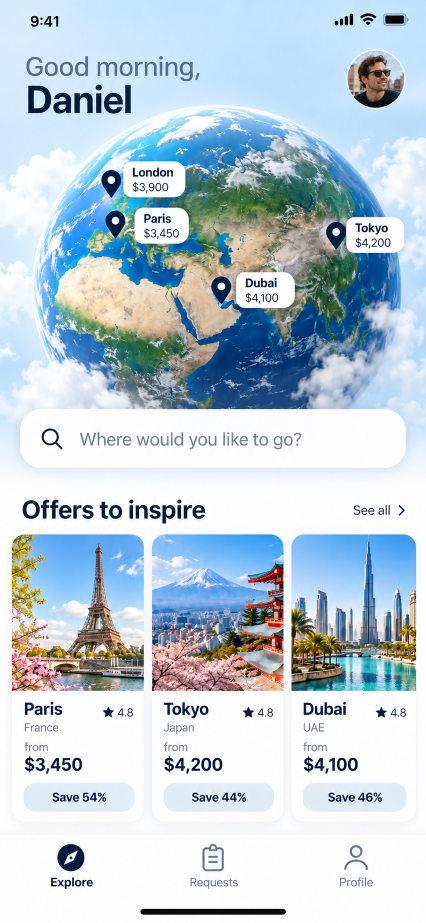
#> input picture isolated/bbc-club-3.0-design/final/screens/02-explore.png, 852 x 1846 px (shown at 1/2 size)
$ python sky-clouds-from-design.py
#> lines starting #> are read from the running program, lines starting #| are printed output that depends on the picture; after the words box and inside, x2 and y2 are one past the last pixel; in counts of white or black regions, pixels touching at a corner belong together
"""Explore's sky clouds (ADR-IMPL-085), taken from the design itself: the cumulus around the globe and in front of its
foot in 02 (`isolated/bbc-club-3.0-design/final/screens/02-explore.png`), lifted off the sky into white-and-shade with
an alpha, so the app lays exactly 02's clouds over its own globe and sky.

    python3 scripts/sky-clouds-from-design.py   # writes apps/mobile/assets/images/club/globe/sky-clouds.webp

How: 02's globe is fitted as a circle (centre 438, 572.3; radius 357.1 px). Outside it the sky's own colour is estimated
around each point (its least red, smoothed) and a cloud is taken as near-grey with a little blue in its shade: where a
pixel's blue-minus-red falls short of the sky's, that is cloud, and its colour is unmixed from the sky behind. Over the
globe's lower rim, where 02 sets cumulus in front of the Earth, the white of the clouds is keyed against the globe's
blues. The globe's own rim glow, the greeting, the avatar, the labels and the search bar are left out. Cut to the rows
the sky runs (200–819 in 02); the app places it by the globe (SkyBackdrop.tsx). Needs numpy, scipy and Pillow.
"""
from pathlib import Path

from PIL import Image
import numpy as np
from scipy import ndimage

ROOT = Path(__file__).resolve().parent.parent
SRC = ROOT / "isolated/bbc-club-3.0-design/final/screens/02-explore.png"
OUT = ROOT / "apps/mobile/assets/images/club/globe/sky-clouds.webp"
im = np.array(Image.open(SRC).convert('RGB')).astype(float)
H, W, _ = im.shape
CX, CY, R = 438.0, 572.3, 357.1
yy, xx = np.mgrid[0:H, 0:W]
d = np.hypot(xx - CX, yy - CY)
ang = np.degrees(np.arctan2(yy - CY, xx - CX))  # 0 right, 90 down, -90 up
mx, mn = im.max(axis=2), im.min(axis=2)
sat = (mx - mn) / np.maximum(mx, 1)

TOP, BAR = 200, 819
region = (yy >= TOP) & (yy < BAR)
region &= ~((xx > 670) & (yy < 330))                 # the avatar
region &= ~((xx < 420) & (yy < 252))                 # the greeting
for x0, y0, x1, y1 in [(247, 324, 369, 394), (270, 416, 377, 487), (706, 435, 808, 505), (473, 545, 589, 613)]:
    region &= ~((xx > x0 - 12) & (xx < x1 + 12) & (yy > y0 - 12) & (yy < y1 + 12))  # the labels
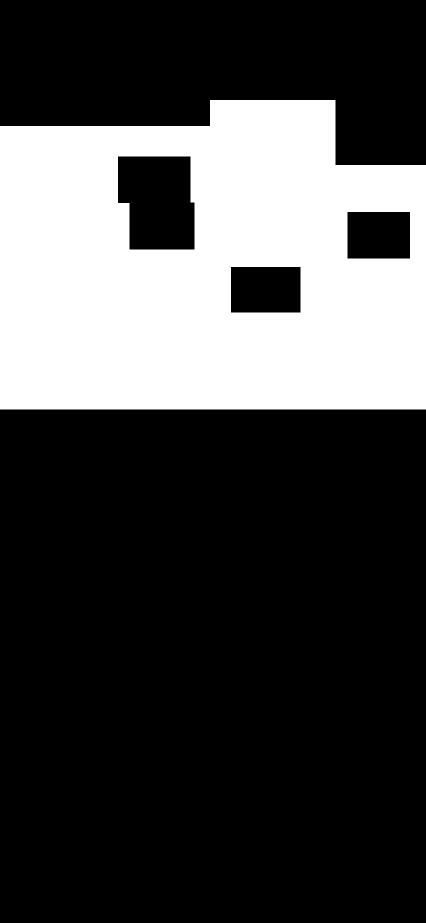
#> region: shape (1846, 852) bool (shown at 1/2 size); 27.5% white; 1 white region, box (x1, y1, x2, y2) and area: (0, 200, 852, 819) 432161

# the sky behind: the bluest the sky gets around each point (its red lowest), smoothed; its colour from that red
outside = (d > R * 1.08) & region
red = np.where(outside, im[..., 0], 255.0)
#> outside: shape (1846, 852) bool; 5.3% white; 3 white regions, box (x1, y1, x2, y2) and area: (0, 252, 224, 819) 53194, (736, 330, 852, 819) 26148, (539, 200, 671, 265) 3634
bgR = ndimage.minimum_filter(red, size=141)
bgR = np.where(bgR >= 255, np.nan, bgR)
rowmed = np.nanmedian(bgR, axis=1)
rowmed = np.where(np.isnan(rowmed), np.nanmedian(rowmed), rowmed)
#> rowmed = 1846 values, max 218 at index 887, min 189 at index 657, mean 198.1
bgR = np.where(np.isnan(bgR), rowmed[:, None], bgR)
bgR = np.clip(ndimage.gaussian_filter(bgR, 45), 150, 240)
# the sky's blue minus red, from the sky's own pixels (a near-constant spread)
skypx = outside & (im[..., 0] < bgR + 6)
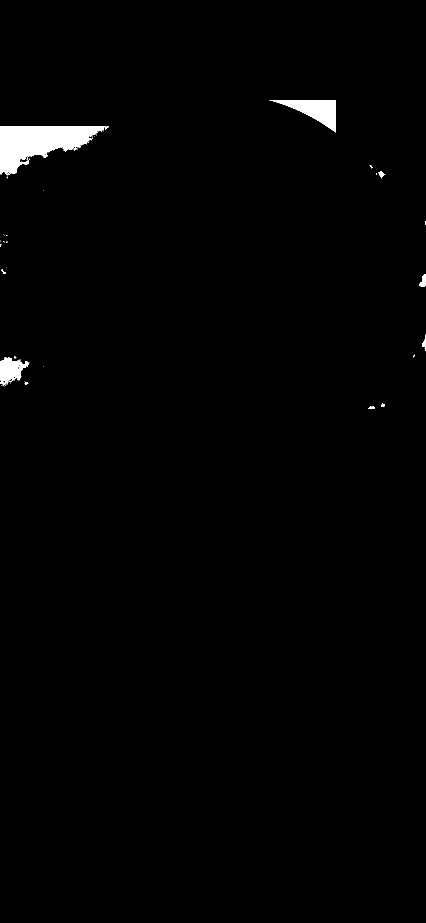
#> skypx: shape (1846, 852) bool (shown at 1/2 size); 1.1% white; 43 white regions (32 under 20 px), largest, box (x1, y1, x2, y2) and area: (0, 252, 217, 349) 11190, (539, 200, 671, 265) 3632, (0, 715, 57, 772) 1875
spread = float(np.median(im[..., 2][skypx] - im[..., 0][skypx]))
#> spread = 45
# a cloud is near-grey with a little blue in its shade: its blue-minus-red is small; the sky's is `spread`
TINT = 0.08
Pr, Pb = im[..., 0], im[..., 2]
c_guess = np.clip(Pr, 120, 255)
alpha_out = np.clip((spread - (Pb - Pr)) / np.maximum(spread - TINT * c_guess, 1), 0, 1)
# the globe's own glow at its rim, where no cloud is (the upper rim), taken off everywhere
ring = (d > R) & (d < R * 1.14)
top_rim = ring & (ang > -150) & (ang < -30)
bins = np.linspace(R, R * 1.14, 30)
idx = np.digitize(d, bins)
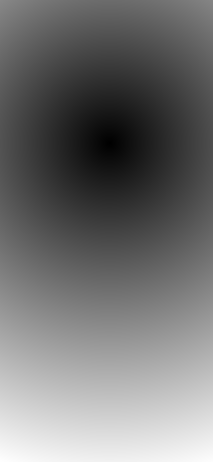
#> d: shape (1846, 852) float64 (shown at 1/4 size); min 0.3, max 1346, mean 601.6; drawn with min black and max white
halo = np.zeros_like(d)
for i in range(1, len(bins)):
    sel = top_rim & (idx == i)
    if sel.any():
        halo[ring & (idx == i)] = np.median(alpha_out[sel])
alpha_out = np.clip((alpha_out - halo) / np.maximum(1 - halo, 1e-3), 0, 1)

# over the globe's lower rim: the white clouds in front of the blue, by their whiteness
white = np.clip((mn - 95) / (200 - 95), 0, 1) ** 0.8 * np.clip(1 - sat / 0.45, 0, 1)
rim = np.clip((d / R - 0.62) / 0.2, 0, 1)
lower = np.clip((yy - (CY + 0.05 * R)) / (0.25 * R), 0, 1)
alpha_in = white * rim * lower

inside = d <= R * 1.0
alpha = np.where(inside, alpha_in, alpha_out)
#> inside: shape (1846, 852) bool; 25.5% white; 1 white region, box (x1, y1, x2, y2) and area: (81, 216, 796, 930) 400630
# the rim itself (the globe's edge and its glow): only what is cloud, not a thin bright line
rimzone = (d > R * 0.96) & (d < R * 1.07)
opened = ndimage.grey_opening(alpha, size=(9, 9))
alpha = np.where(rimzone, np.minimum(alpha, opened) * np.clip((ang - 5) / 20, 0, 1) * np.clip((175 - ang) / 20, 0, 1), alpha)
#> rimzone: shape (1846, 852) bool; 5.7% white; 1 white region, box (x1, y1, x2, y2) and area: (56, 191, 821, 955) 89468
alpha *= ndimage.gaussian_filter(region.astype(float), 6)
alpha *= np.clip((BAR - 4 - yy) / 30, 0, 1)  # the bank meets the bar
alpha = ndimage.gaussian_filter(alpha, 0.7)
alpha = np.clip((alpha - 0.07) / 0.93, 0, 1)  # no haze where the sky is only a shade lighter

# the cloud's own colour: unmixed from the sky where thin (outside), as it is (over the globe)
bg = np.stack([bgR, np.clip(bgR + 0.53 * spread, 0, 255), np.clip(bgR + spread, 0, 255)], axis=2)
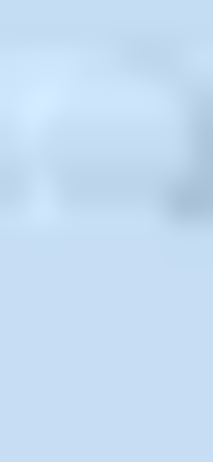
#> bg: shape (1846, 852, 3) float64 (shown at 1/4 size); mean of channels 0, 1, 2 197.3, 221.1, 242.3; drawn as R, G, B
a3 = np.maximum(alpha, 1e-3)[..., None]
col_out = np.clip((im - (1 - a3) * bg) / a3, 0, 255)
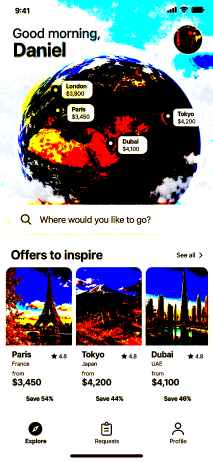
#> col_out: shape (1846, 852, 3) float64 (shown at 1/4 size); mean R, G, B 160.2, 161.8, 169
col = np.where(inside[..., None], np.clip(im * 1.03, 0, 255), col_out)
col = np.where(alpha[..., None] < 0.06, 255, col)
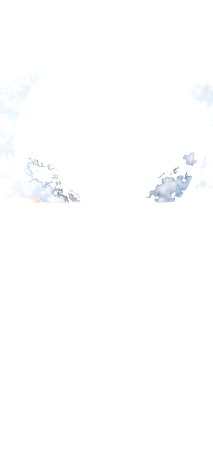
#> col: shape (1846, 852, 3) float64 (shown at 1/4 size); mean R, G, B 253.9, 254.2, 254.5
rgba = np.dstack([col, alpha * 255]).astype(np.uint8)
Image.fromarray(rgba, 'RGBA').crop((0, TOP, W, BAR)).save(OUT, 'WEBP', quality=90, alpha_quality=100, method=6)
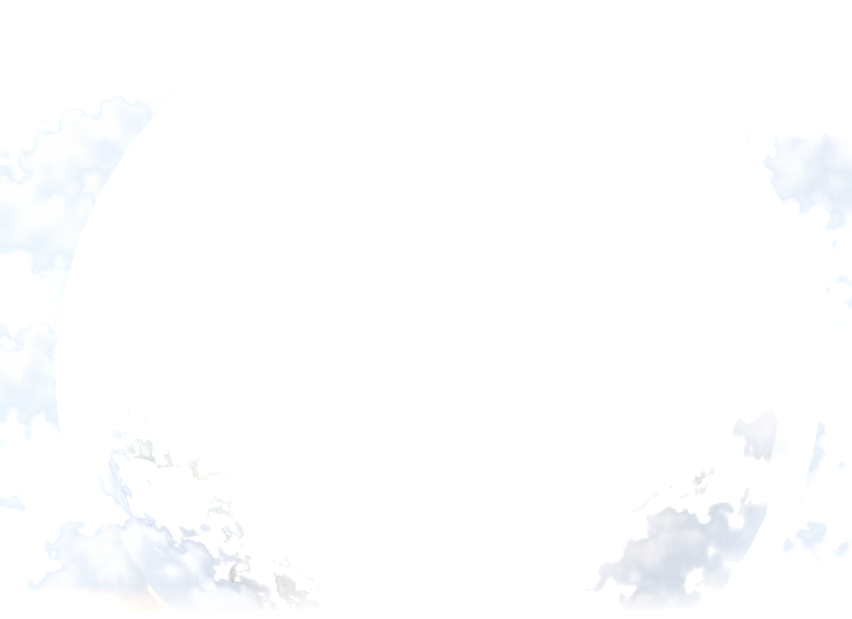
#> saved as sky-clouds.webp: PIL image 852x619 RGBA; mean R, G, B, A 251.6, 252.5, 253.4, 23.9; transparent parts drawn white
print(f"{OUT.name}: {W}x{BAR - TOP}, {OUT.stat().st_size // 1024} KB")
#| sky-clouds.webp: 852x619, 52 KB

$ run again, with isolated/bbc-club-3.0-design/final/screens/03-search.png copied over isolated/bbc-club-3.0-design/final/screens/02-explore.png
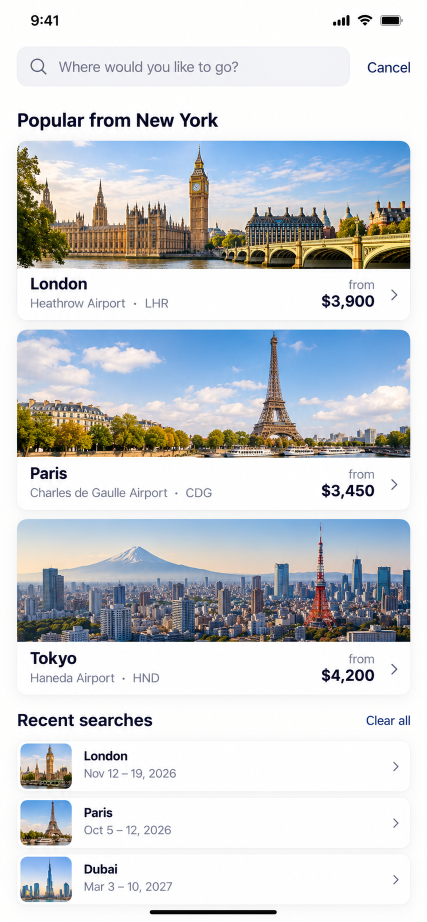
#> input picture isolated/bbc-club-3.0-design/final/screens/03-search.png, 853 x 1844 px (shown at 1/2 size)
#> after the loop `for x0, y0, x1, y1 in [(247, 324, 369, 394), (270, 416, 377, 487), (70..`:
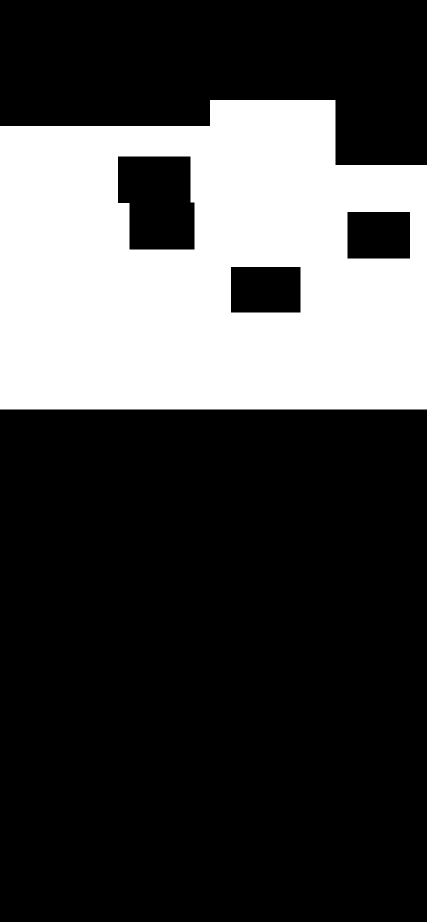
#> region: shape (1844, 853) bool (shown at 1/2 size); 27.5% white; 1 white region, box (x1, y1, x2, y2) and area: (0, 200, 853, 819) 432650
#> outside: shape (1844, 853) bool; 5.3% white; 3 white regions, box (x1, y1, x2, y2) and area: (0, 252, 224, 819) 53194, (736, 330, 853, 819) 26637, (539, 200, 671, 265) 3634
#> rowmed = 1844 values, max 253 at index 130, min 0 at index 182, mean 56.79
#> skypx: shape (1844, 853) bool; 0.89% white; 47 white regions (36 under 20 px), largest, box (x1, y1, x2, y2) and area: (34, 292, 99, 537) 7447, (739, 330, 820, 403) 3253, (777, 664, 820, 758) 1464
#> spread = -13
#> alpha_out: shape (1844, 853) float64; values 0 (black) and 1 (white), 12.1% white; 761 white regions (583 under 20 px), largest, box (x1, y1, x2, y2) and area: (33, 291, 821, 539) 82791, (33, 669, 821, 916) 46241, (287, 1071, 648, 1191) 10141
#> inside: shape (1844, 853) bool; 25.5% white; 1 white region, box (x1, y1, x2, y2) and area: (81, 216, 796, 930) 400630
#> rimzone: shape (1844, 853) bool; 5.7% white; 1 white region, box (x1, y1, x2, y2) and area: (56, 191, 821, 955) 89468
#> `Image.fromarray(rgba, 'RGBA').crop((0, TOP, W, BAR)).save(OUT, 'WEBP',..`:
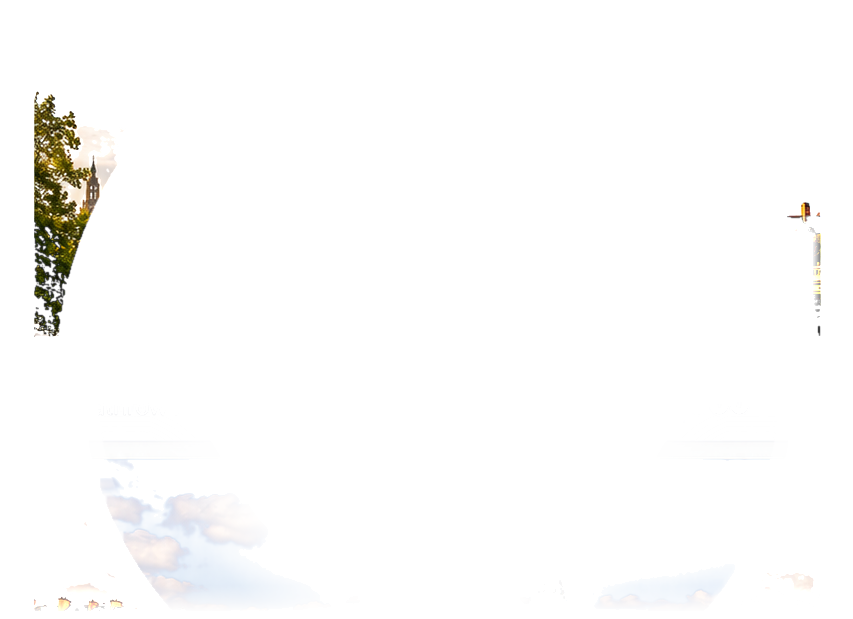
#> saved as sky-clouds.webp: PIL image 853x619 RGBA; mean R, G, B, A 249.6, 249.8, 249.7, 11.4; transparent parts drawn white
#| sky-clouds.webp: 853x619, 40 KB
